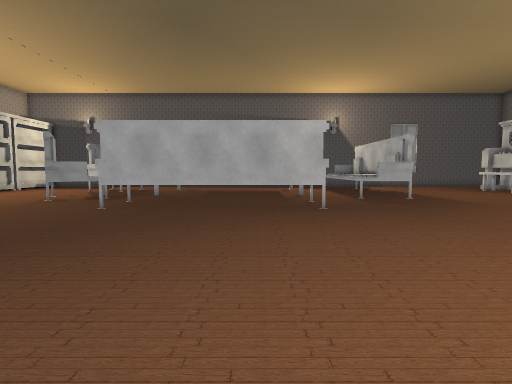
View 1 (above)

24 first-person views from a walk through a Unity game level. The camera is 1.3 m above the floor, tilts 4° down and sees 80° across. Doors are open. The floor is counted in squares, 1 m on a side. Each view is taken from the middle of a square. On the plan, view 1 faces up. The plan holds only what a view shows up to about 14 squares ahead; the rest is blank. The player is left out.

View 2
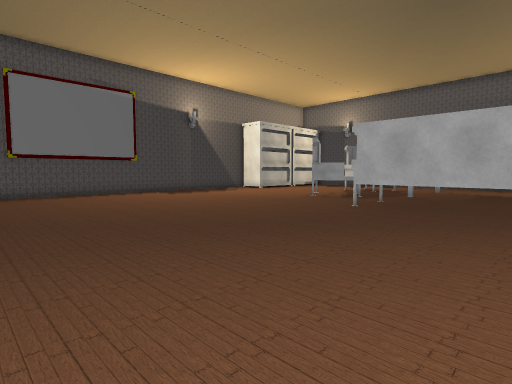

View 3
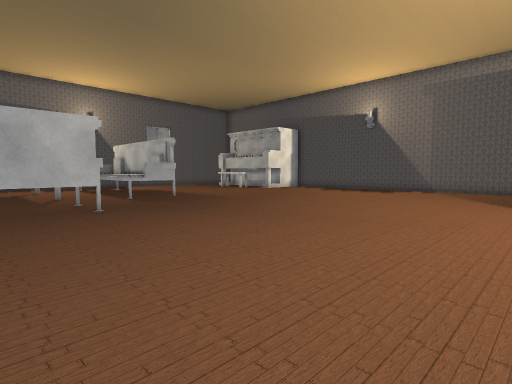

View 4
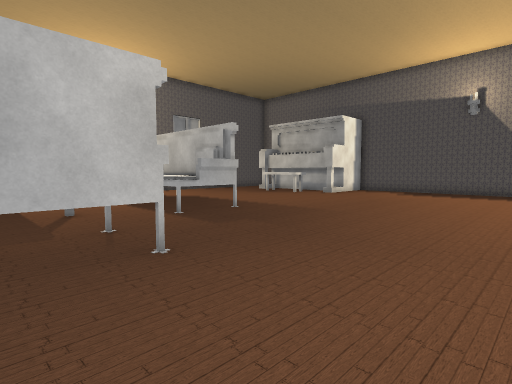

View 5
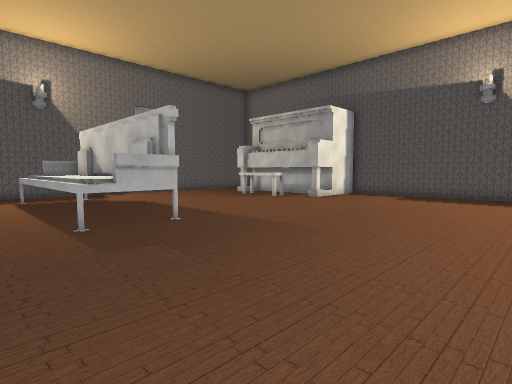

View 6
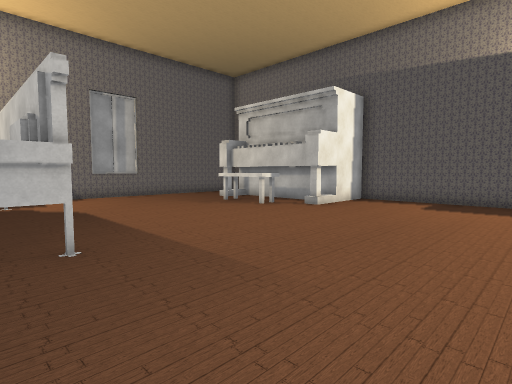

View 7
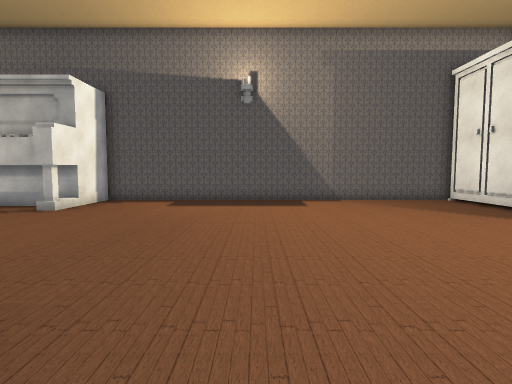

View 8
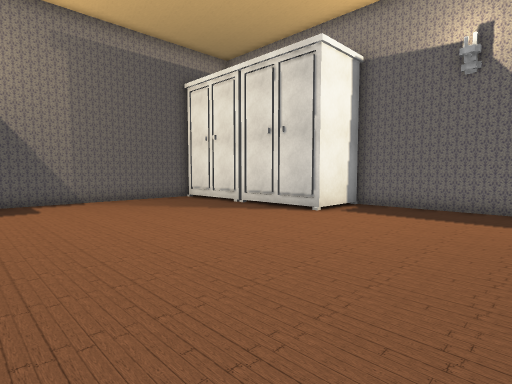

View 9
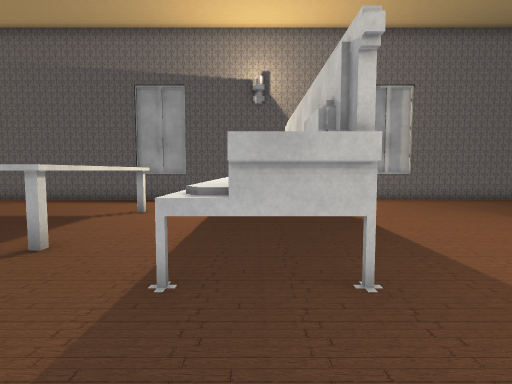

View 10
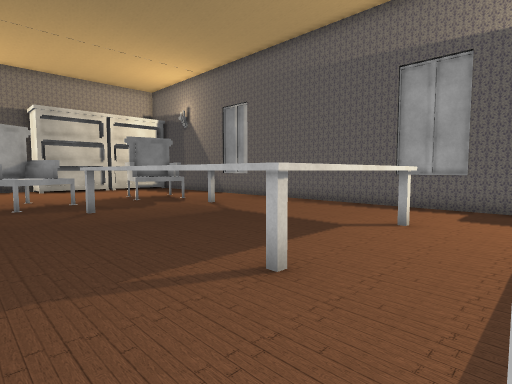

View 11
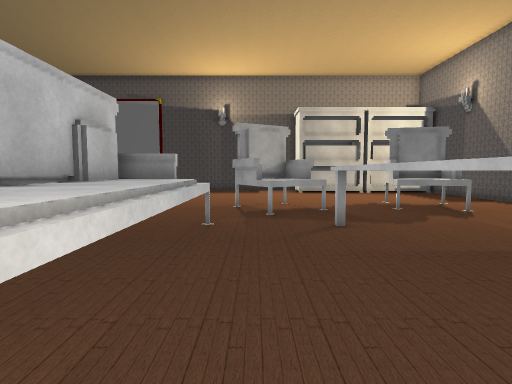

View 12
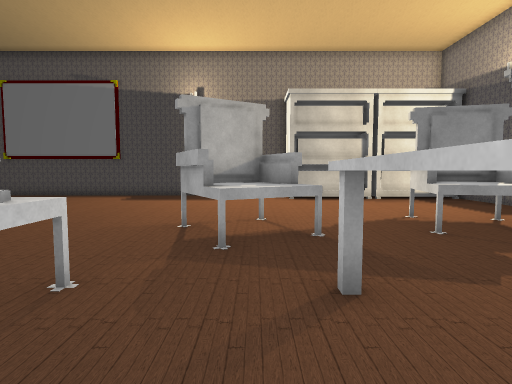

View 13
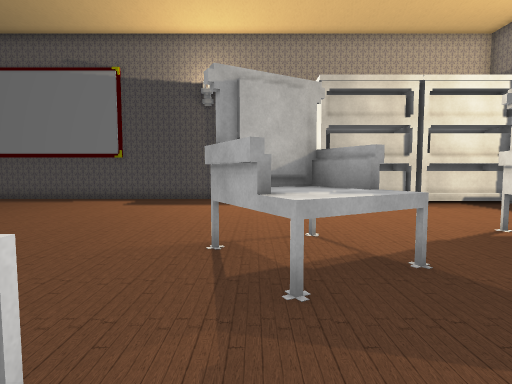

View 14
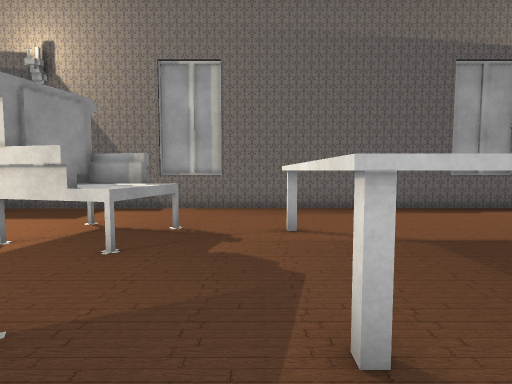

View 15
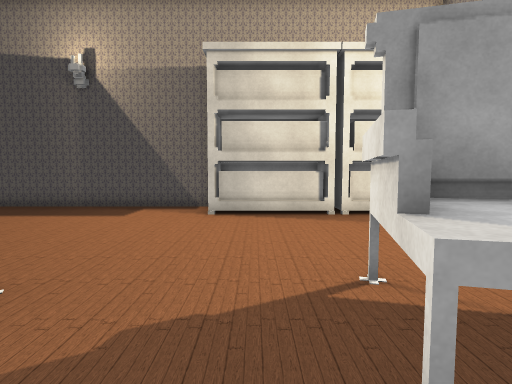

View 16
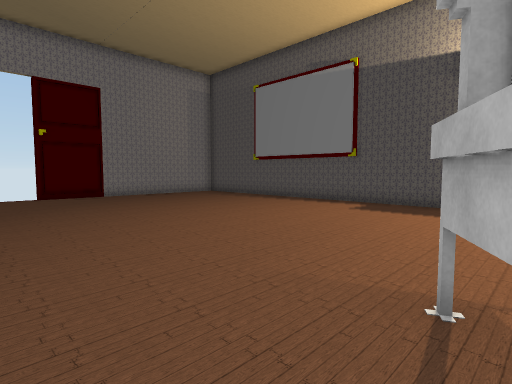

View 17
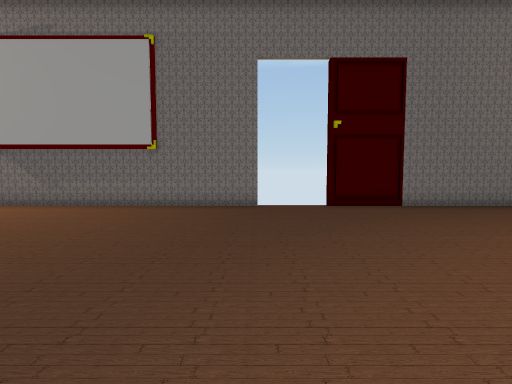

View 18
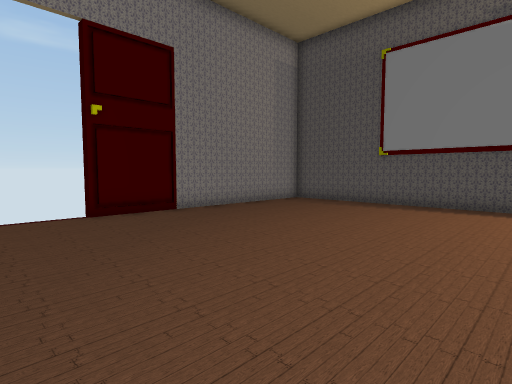

View 19
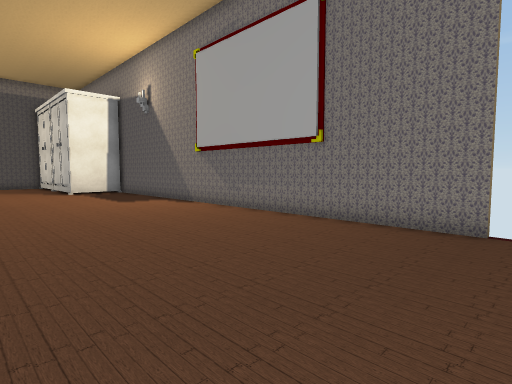

View 20
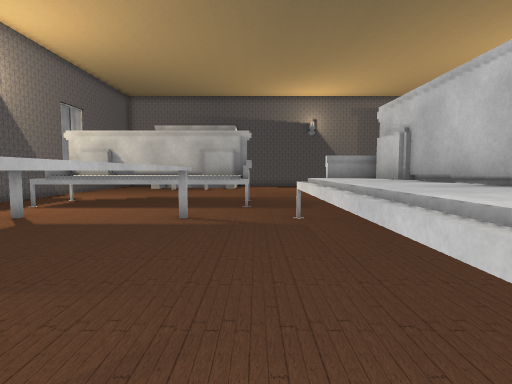

View 21
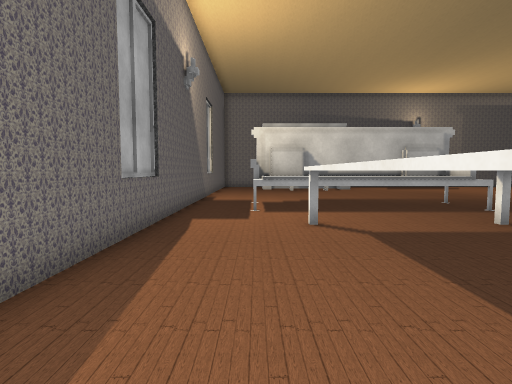

View 22
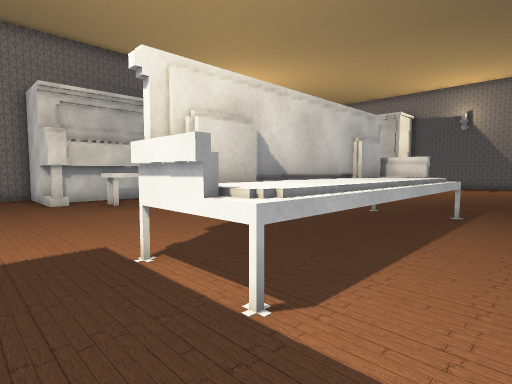

View 23
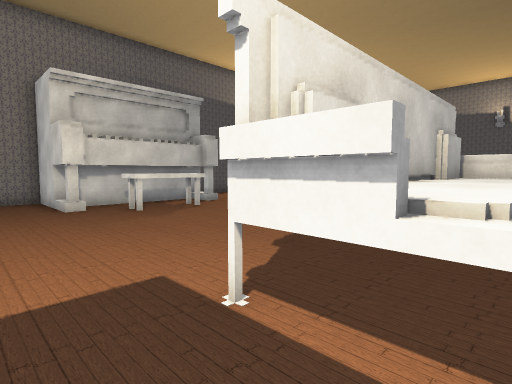

View 24
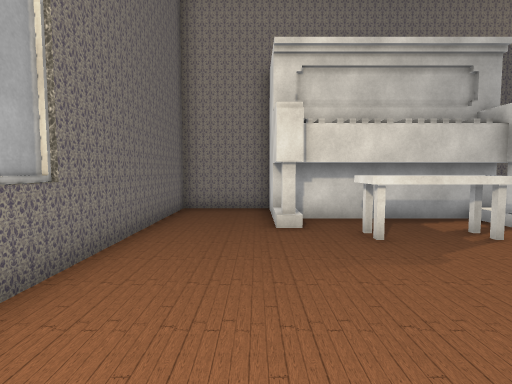

### Floor plan
Points are (right, up) in squares from view 1. A wall is a line through its corners. A room is listed if a view was taken in it or the views show most of it. See-through windows are left out.
Room 1 (views 1, 2, 3, 4, 5, 6, 7, 8, 9, 10, 11, 12, 13, 14, 15, 16, 17, 18, 19, 20, 21, 22, 23, 24)
walls: (1.8, 24.7) (0.8, 24.7); (2.9, 24.7) (1.9, 24.7); (-7.1, 24.7) (-8.1, 24.7); (-8.2, 24.7) (-9.2, 24.7); (-6.1, -2.2) (11.5, -2.2); (12.9, 24.7) (11.9, 24.7); (-18.1, 16.2) (-18.1, -0.9); (19.5, 21.5) (19.5, 24.5) (-15.4, 24.5); (19.5, 0.2) (19.5, 15.6); (-16.6, -2.2) (-8.6, -2.2)
ways out: open door at (-7, -2.5)
objects: other object (-17, 17) to (-16, 20); other object (-17, 21) to (-16, 24); armchair (-11, 19) to (-8, 21); armchair (-10, 13) to (-7, 16); other object (-5, 11) to (2, 13); other object (-5, 16) to (2, 21); other object (5, 14) to (7, 22); closet (12, -2) to (15, 0); other object (15, 16) to (19, 21); closet (16, 0) to (19, 0)

Positions as (right, up) in squares from view 1, and headings:
1: (0, 0), facing up
2: (0, 0), facing up-left
3: (-1, 0), facing up-right
4: (0, 6), facing up-right
5: (3, 7), facing up-right
6: (6, 9), facing up-right
7: (6, 9), facing right
8: (6, 9), facing down-right
9: (6, 11), facing up
10: (5, 13), facing up-left
11: (2, 14), facing left
12: (-2, 15), facing left
13: (-4, 14), facing left
14: (-6, 14), facing up
15: (-7, 18), facing left
16: (-6, 14), facing down-left
17: (-6, 9), facing down
18: (-6, 7), facing down-left
19: (-7, 5), facing down-right
20: (-6, 14), facing right
21: (-5, 22), facing right
22: (3, 24), facing down-right
23: (5, 24), facing down-right
24: (9, 22), facing right
